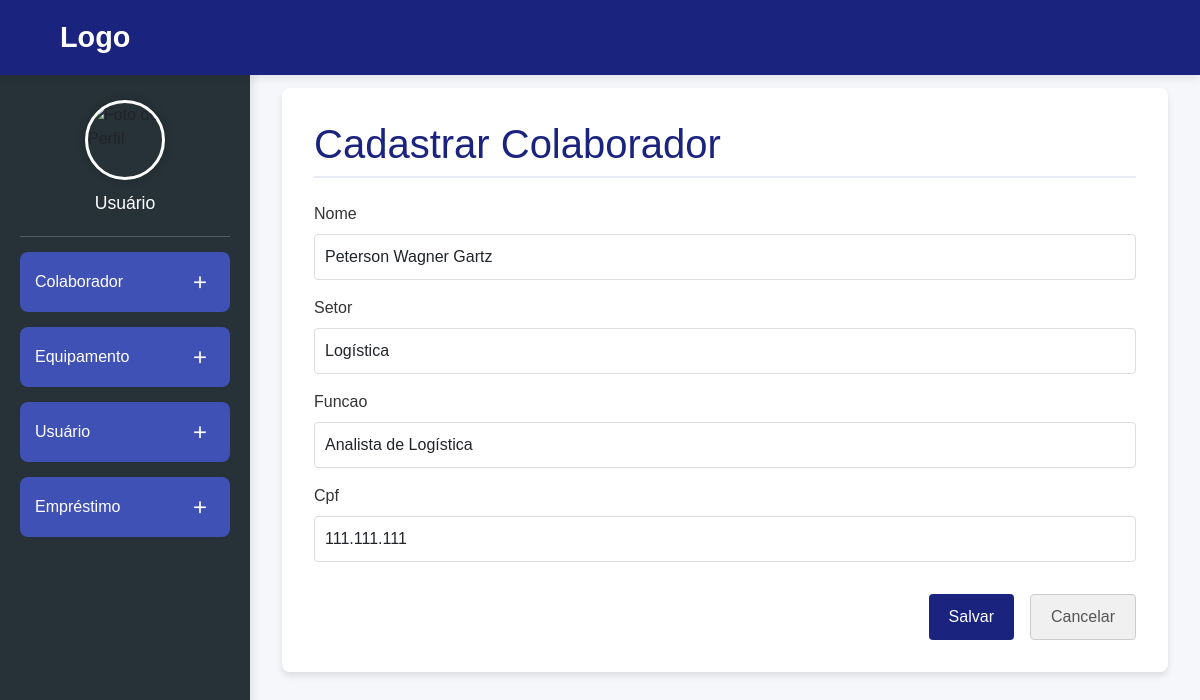
Page /colaboradores/33/editar/ on the committed database.
### epi_management/models.py (models this page shows, shortened)
class Colaborador(models.Model):
    nome = models.CharField(max_length=100)
    setor = models.CharField(max_length=50)
    funcao = models.CharField(max_length=50)
    cpf = models.CharField(max_length=11, unique=True)

### epi_management/views.py (the view)
# urls.py: path('colaboradores/<int:pk>/editar/', views.colaboradores_editar, name='colaboradores_editar'),
def colaboradores_editar(request, pk):
    colaborador = get_object_or_404(Colaborador, pk=pk)
    if request.method == 'POST':
        form = ColaboradorForm(request.POST, instance=colaborador)
        if form.is_valid():
            form.save()
            return redirect('colaboradores_lista')
    else:
        form = ColaboradorForm(instance=colaborador)
    return render(request, 'colaboradores_form.html', {'form': form})

### epi_management/forms.py
class ColaboradorForm(forms.ModelForm):
    class Meta:
        model = Colaborador
        fields = '__all__'
        widgets = {
            'nome': forms.TextInput(attrs={'class': 'form-control'}),
            'setor': forms.TextInput(attrs={'class': 'form-control'}),
            'funcao': forms.TextInput(attrs={'class': 'form-control'}),
            'cpf': forms.TextInput(attrs={'class': 'form-control'}),
        }

### epi_management/templates/colaboradores_form.html (shortened to what this page needs)
{% extends 'base.html' %}
{% block content %}
<div class="main-container">
    <h1 class="page-title">Cadastrar Colaborador</h1>
    <form method="post">
        <div class="form-group">
            {% for field in form %}
            <div class="form-field">
                <label for="{{ field.id_for_label }}">{{ field.label }}</label>
                {{ field }}
            </div>
            {% endfor %}
        </div>
        <div class="form-actions">
            <button type="submit" class="btn btn-primary">Salvar</button>
            <a href="{% url 'colaboradores_lista' %}" class="btn btn-secondary">Cancelar</a>
        </div>
    </form>
</div>
{% endblock %}

### static/CSS/base.css (style rules this page uses)
* { margin: 0; padding: 0; box-sizing: border-box; font-family: 'Poppins', sans-serif; }
body { min-height: 100vh; background-color: #f5f7fa; position: relative; }
.main-container { background-color: #fff; padding: 2rem; border-radius: 8px; box-shadow: 0 4px 6px rgba(0, 0, 0, 0.1); }
.page-title { color: #1A237E; margin-bottom: 1.5rem; padding-bottom: 0.5rem; border-bottom: 2px solid #E8EAF6; }
.form-group { margin-bottom: 1.5rem; }
.form-group label { display: block; margin-bottom: 0.5rem; font-weight: 500; color: #333; }
.form-group input, .form-group select, .form-group textarea { width: 100%; padding: 10px; border: 1px solid #ddd; border-radius: 4px; font-size: 1rem; transition: border-color 0.3s; }
.form-field { margin-bottom: 1rem; }
.form-field label { display: block; margin-bottom: 0.5rem; font-weight: 500; }
.form-field input, .form-field select, .form-field textarea { width: 100%; padding: 10px; border: 1px solid #ddd; border-radius: 4px; }
.form-actions { margin-top: 2rem; display: flex; justify-content: flex-end; gap: 1rem; }
.btn { padding: 10px 20px; border-radius: 4px; text-decoration: none; font-weight: 500; transition: all 0.3s; border: none; cursor: pointer; font-size: 1rem; display: inline-block; text-align: center; }
.btn-primary { color: #fff; background-color: #1A237E; }
.btn-secondary { color: #555; background-color: #f0f0f0; border: 1px solid #ccc; }

### rows in the picture
Colaborador: form "Peterson Wagner Gartz" "Logística" "Analista de Logística" "111.111.111"

### other values in the picture
{{ user.nome|default:"Usuário" }} "Usuário"
{{ field.label }} "Nome" "Setor" "Funcao" "Cpf"
